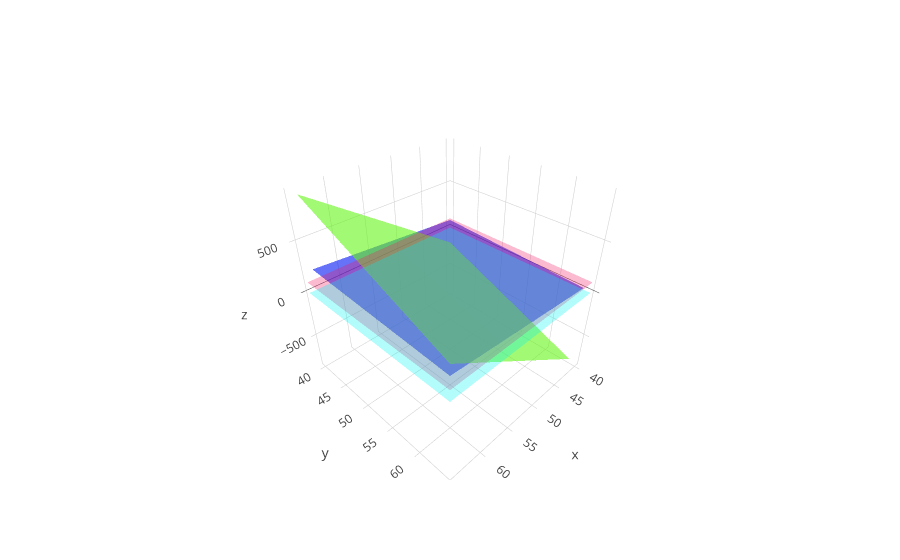

Notebook source saved alongside this figure:
### Code cell
trace1 = go.Mesh3d(x=a,
                   y=b,
                   z=actual_z,
                   opacity=1,
                   color='rgba(0,22,244,0.6)'
                  )
trace2 = go.Mesh3d(x=a,
                   y=b,
                   z=z_prediction,
                   opacity=1,
                   color='rgba(100,244,22,0.6)'
                  )
trace_threshold = go.Mesh3d(x=[min_value,min_value,max_value,max_value],
                   y=[min_value,max_value,min_value,max_value],
                   z=[threshold,threshold,threshold,threshold],
                   opacity=.5,
                   color='rgba(244,22,100,0.6)'
                  )
trace_sigmoid_threshold = go.Mesh3d(x=[min_value,min_value,max_value,max_value],
                   y=[min_value,max_value,min_value,max_value],
                   z=[0,0,0,0],
                   opacity=.5,
                   color='rgba(0,244,244,0.6)'
                  )
iplot([trace1, trace2, trace_threshold, trace_sigmoid_threshold])

### Figure 1 — Plotly figure (JSON) as saved in the notebook; plotly's stock layout.template omitted (floating-point values rounded to 4 significant figures; data arrays with more than 128 entries replaced by an {"elided": "..."} marker saying what was removed)
{"data": [{"color": "rgba(0,22,244,0.6)", "opacity": 1, "type": "mesh3d", "x": {"elided": "1000 int values"}, "y": {"elided": "1000 int values"}, "z": {"elided": "1000 int values"}}, {"color": "rgba(100,244,22,0.6)", "opacity": 1, "type": "mesh3d", "x": {"elided": "1000 int values"}, "y": {"elided": "1000 int values"}, "z": {"elided": "1000 float values"}}, {"color": "rgba(244,22,100,0.6)", "opacity": 0.5, "type": "mesh3d", "x": [40, 40, 65, 65], "y": [40, 65, 40, 65], "z": [110, 110, 110, 110]}, {"color": "rgba(0,244,244,0.6)", "opacity": 0.5, "type": "mesh3d", "x": [40, 40, 65, 65], "y": [40, 65, 40, 65], "z": [0, 0, 0, 0]}], "layout": {}}
